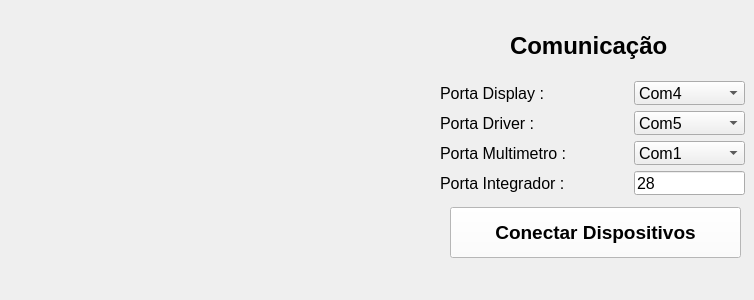
    <widget class="QWidget" name="tab_3">
     <attribute name="title">
      <string>Bobina de Helmholtz</string>
     </attribute>
     <widget class="QLabel" name="label_10">
      <property name="geometry">
       <rect>
        <x>510</x>
        <y>30</y>
        <width>171</width>
        <height>31</height>
       </rect>
      </property>
      <property name="font">
       <font>
        <pointsize>18</pointsize>
        <weight>75</weight>
        <bold>true</bold>
       </font>
      </property>
      <property name="text">
       <string>Comunicação</string>
      </property>
     </widget>
     <widget class="QLabel" name="label_42">
      <property name="geometry">
       <rect>
        <x>50</x>
        <y>0</y>
        <width>301</width>
        <height>291</height>
       </rect>
      </property>
      <property name="text">
       <string/>
      </property>
      <property name="pixmap">
       <pixmap>../Imagens/Helmholtz2.jpg</pixmap>
      </property>
      <property name="scaledContents">
       <bool>true</bool>
      </property>
     </widget>
     <widget class="QWidget" name="layoutWidget">
      <property name="geometry">
       <rect>
        <x>440</x>
        <y>81</y>
        <width>305</width>
        <height>114</height>
       </rect>
      </property>
      <layout class="QGridLayout" name="gridLayout">
       <property name="horizontalSpacing">
        <number>67</number>
       </property>
       <item row="0" column="0">
        <widget class="QLabel" name="label">
         <property name="font">
          <font>
           <pointsize>12</pointsize>
          </font>
         </property>
         <property name="text">
          <string>Porta Display :</string>
         </property>
        </widget>
       </item>
       <item row="0" column="1">
        <widget class="QComboBox" name="cb_PortaDisplay">
         <property name="font">
          <font>
           <pointsize>12</pointsize>
          </font>
         </property>
         <property name="statusTip">
          <string>Porta de Comunicação Serial do Display Heidenhain</string>
         </property>
         <property name="currentIndex">
          <number>3</number>
         </property>
         <item>
          <property name="text">
           <string>Com1</string>
          </property>
         </item>
         <item>
          <property name="text">
           <string>Com2</string>
          </property>
         </item>
         <item>
          <property name="text">
           <string>Com3</string>
          </property>
         </item>
         <item>
          <property name="text">
           <string>Com4</string>
          </property>
         </item>
         <item>
          <property name="text">
           <string>Com5</string>
          </property>
         </item>
         <item>
          <property name="text">
           <string>Com6</string>
          </property>
         </item>
         <item>
          <property name="text">
           <string>Com7</string>
          </property>
         </item>
         <item>
          <property name="text">
           <string>Com8</string>
          </property>
         </item>
         <item>
          <property name="text">
           <string>Com9</string>
          </property>
         </item>
         <item>
          <property name="text">
           <string>Com10</string>
          </property>
         </item>
         <item>
          <property name="text">
           <string>Com11</string>
          </property>
         </item>
         <item>
          <property name="text">
           <string>Com12</string>
          </property>
         </item>
         <item>
          <property name="text">
           <string>Com13</string>
          </property>
         </item>
         <item>
          <property name="text">
           <string>Com14</string>
          </property>
         </item>
         <item>
          <property name="text">
           <string>Com15</string>
          </property>
         </item>
        </widget>
       </item>
       <item row="1" column="1">
        <widget class="QComboBox" name="cb_PortaDriver">
         <property name="font">
          <font>
           <pointsize>12</pointsize>
          </font>
         </property>
         <property name="statusTip">
          <string>Porta de Comunicação Serial do Driver Parker</string>
         </property>
         <property name="currentIndex">
          <number>4</number>
         </property>
         <item>
          <property name="text">
           <string>Com1</string>
          </property>
         </item>
         <item>
          <property name="text">
           <string>Com2</string>
          </property>
         </item>
         <item>
          <property name="text">
           <string>Com3</string>
          </property>
         </item>
         <item>
          <property name="text">
           <string>Com4</string>
          </property>
         </item>
         <item>
          <property name="text">
           <string>Com5</string>
          </property>
         </item>
         <item>
          <property name="text">
           <string>Com6</string>
          </property>
         </item>
         <item>
          <property name="text">
           <string>Com7</string>
          </property>
         </item>
         <item>
          <property name="text">
           <string>Com8</string>
          </property>
         </item>
         <item>
          <property name="text">
           <string>Com9</string>
          </property>
         </item>
         <item>
          <property name="text">
           <string>Com10</string>
          </property>
         </item>
         <item>
          <property name="text">
           <string>Com11</string>
          </property>
         </item>
         <item>
          <property name="text">
           <string>Com12</string>
          </property>
         </item>
         <item>
          <property name="text">
           <string>Com13</string>
          </property>
         </item>
         <item>
          <property name="text">
           <string>Com14</string>
          </property>
         </item>
         <item>
          <property name="text">
           <string>Com15</string>
          </property>
         </item>
        </widget>
       </item>
       <item row="3" column="0">
        <widget class="QLabel" name="label_3">
         <property name="font">
          <font>
           <pointsize>12</pointsize>
          </font>
         </property>
         <property name="text">
          <string>Porta Integrador :</string>
         </property>
        </widget>
       </item>
       <item row="3" column="1">
        <widget class="QLineEdit" name="le_EndIntegrador">
         <property name="font">
          <font>
           <pointsize>12</pointsize>
          </font>
         </property>
         <property name="statusTip">
          <string>Endereço da Porta GPIB do Integrador</string>
         </property>
         <property name="text">
          <string>28</string>
         </property>
        </widget>
       </item>
       <item row="1" column="0">
        <widget class="QLabel" name="label_2">
         <property name="font">
          <font>
           <pointsize>12</pointsize>
          </font>
         </property>
         <property name="text">
          <string>Porta Driver :</string>
         </property>
        </widget>
       </item>
       <item row="2" column="0">
        <widget class="QLabel" name="label_51">
         <property name="font">
          <font>
           <pointsize>12</pointsize>
          </font>
         </property>
         <property name="text">
          <string>Porta Multimetro :</string>
         </property>
        </widget>
       </item>
       <item row="2" column="1">
        <widget class="QComboBox" name="cb_PortaMultimetro">
         <property name="font">
          <font>
           <pointsize>12</pointsize>
          </font>
         </property>
         <property name="statusTip">
          <string>Porta de Comunicação Serial do Display Heidenhain</string>
         </property>
         <property name="currentIndex">
          <number>0</number>
         </property>
         <item>
          <property name="text">
           <string>Com1</string>
          </property>
         </item>
         <item>
          <property name="text">
           <string>Com2</string>
          </property>
         </item>
         <item>
          <property name="text">
           <string>Com3</string>
          </property>
         </item>
         <item>
          <property name="text">
           <string>Com4</string>
          </property>
         </item>
         <item>
          <property name="text">
           <string>Com5</string>
          </property>
         </item>
         <item>
          <property name="text">
           <string>Com6</string>
          </property>
         </item>
         <item>
          <property name="text">
           <string>Com7</string>
          </property>
         </item>
         <item>
          <property name="text">
           <string>Com8</string>
          </property>
         </item>
         <item>
          <property name="text">
           <string>Com9</string>
          </property>
         </item>
         <item>
          <property name="text">
           <string>Com10</string>
          </property>
         </item>
         <item>
          <property name="text">
           <string>Com11</string>
          </property>
         </item>
         <item>
          <property name="text">
           <string>Com12</string>
          </property>
         </item>
         <item>
          <property name="text">
           <string>Com13</string>
          </property>
         </item>
         <item>
          <property name="text">
           <string>Com14</string>
          </property>
         </item>
         <item>
          <property name="text">
           <string>Com15</string>
          </property>
         </item>
        </widget>
       </item>
      </layout>
     </widget>
     <widget class="QPushButton" name="pb_ConectarDispositivos">
      <property name="geometry">
       <rect>
        <x>450</x>
        <y>207</y>
        <width>291</width>
        <height>51</height>
       </rect>
      </property>
      <property name="font">
       <font>
        <pointsize>14</pointsize>
        <weight>75</weight>
        <bold>true</bold>
       </font>
      </property>
      <property name="statusTip">
       <string>Conecta Dispositivos</string>
      </property>
      <property name="styleSheet">
       <string notr="true">background-color: rgb(255, 255, 255);</string>
      </property>
      <property name="text">
       <string>Conectar Dispositivos</string>
      </property>
      <property name="icon">
       <iconset>
        <normaloff>../Imagens/connect.png</normaloff>../Imagens/connect.png</iconset>
      </property>
      <property name="iconSize">
       <size>
        <width>35</width>
        <height>35</height>
       </size>
      </property>
     </widget>
    </widget>
